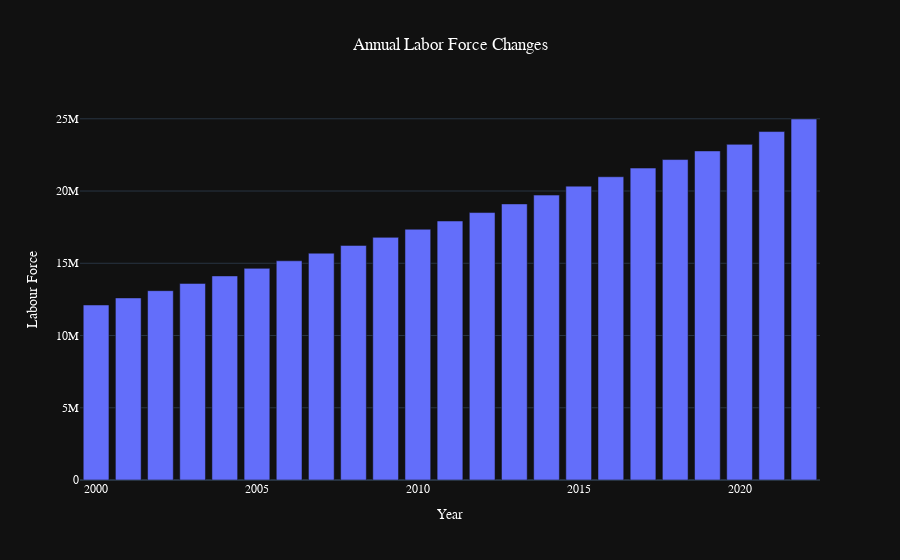

Write notebook code for a chart like this one.
### Markdown cell above
How does the Labor Force change annually?

### Code cell
fig=px.bar(df, x='Year', y='Labour Force', title='Annual Labor Force Changes')

fig.update_layout(
    template="plotly_dark",
    title_x=0.5,
    font=dict(
        family="Arial",
        color="white"
    ),
)

### Figure 1 — Plotly figure (JSON) as saved in the notebook; plotly's stock layout.template omitted (floating-point values rounded to 4 significant figures)
{"data": [{"alignmentgroup": "True", "hovertemplate": "Year=%{x}<br>Labour Force=%{y}<extra></extra>", "legendgroup": "", "marker": {"color": "#636efa"}, "name": "", "offsetgroup": "", "orientation": "v", "showlegend": false, "textposition": "auto", "type": "bar", "x": [2000, 2001, 2002, 2003, 2004, 2005, 2006, 2007, 2008, 2009, 2010, 2011, 2012, 2013, 2014, 2015, 2016, 2017, 2018, 2019, 2020, 2021, 2022], "xaxis": "x", "y": [12114213, 12601491, 13103364, 13606235, 14125163, 14646884, 15171370, 15697007, 16235546, 16792371, 17354366, 17926485, 18509902, 19107609, 19718332, 20338656, 20989035, 21588086, 22178699, 22775099, 23230574, 24116304, 24985164], "yaxis": "y"}], "layout": {"barmode": "relative", "font": {"color": "white", "family": "Arial"}, "legend": {"tracegroupgap": 0}, "title": {"text": "Annual Labor Force Changes", "x": 0.5}, "xaxis": {"anchor": "y", "domain": [0, 1], "title": {"text": "Year"}}, "yaxis": {"anchor": "x", "domain": [0, 1], "title": {"text": "Labour Force"}}}}
